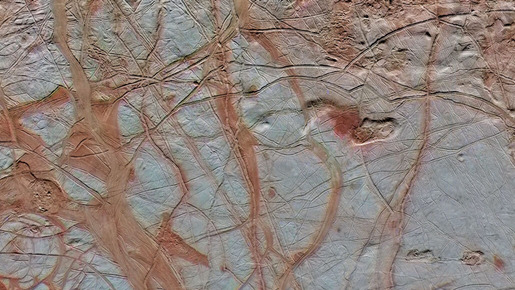
#> input picture main/europa_map/raw/resize_borvo_mensa.jpg, 515 x 290 px
$ jupyter execute --allow-errors hill_climb.ipynb   (older library calls are emulated)
#> lines starting #> are read from the running program, lines starting #| are printed output that depends on the picture
[cell 1]
import pandas as pd
import numpy as np

# Load dataset
#> (the rest of this cell did not finish here and is left out)

[cell 2]
# Fungsi ambil tetangga 8 arah (termasuk diagonal)
def get_all_neighbors(pos):
    i, j = pos
    directions = [
        (-1, -1), (-1, 0), (-1, 1),
        (0, -1),           (0, 1),
        (1, -1), (1, 0), (1, 1)
    ]
    neighbors = [(i + di, j + dj) for di, dj in directions]
    return [n for n in neighbors if n in grid]

# Fungsi hitung skor W/E
def get_score(current_pos, neighbor_pos):
    H1 = grid[current_pos]["H"]
    H2 = grid[neighbor_pos]["H"]
    S = H1 - H2

    if S > 1.5:
        return -np.inf  # Tidak aman → skip

    E = 1 + 1 * abs(S)
    W = grid[neighbor_pos]["W"]
    return W / E

[cell 3]
def hill_climbing_with_horizon(start, depth=3):
    if start not in grid:
        print(f"Titik {start} tidak ditemukan dalam dataset.")
        return [], []

    current = start
    path = [current]
    visited = set([start])

    energy = 500.0  # Energi awal rover
    energy_log = [energy]  # Simpan histori energi setelah setiap langkah

    def dfs(current_path, total_score, remaining_depth):
        current_node = current_path[-1]
        if remaining_depth == 0:
            return (total_score, current_path)

        best = (total_score, current_path)
        for neighbor in get_all_neighbors(current_node):
            if neighbor in current_path:
                continue
            score = get_score(current_node, neighbor)
            if score == -np.inf:
                continue
            result = dfs(current_path + [neighbor], total_score + score, remaining_depth - 1)
            if result[0] > best[0]:
                best = result
        return best

    while True:
        best_score = -np.inf
        best_path = None
        neighbors = get_all_neighbors(current)

        for neighbor in neighbors:
            if neighbor in visited:
                continue
            score = get_score(current, neighbor)
            if score == -np.inf:
                continue

            result_score, result_path = dfs([current, neighbor], score, depth - 1)

            if result_score > best_score:
                best_score = result_score
                best_path = result_path

        if best_path is None or best_path[1] in visited:
            break

        next_step = best_path[1]
        H1 = grid[current]["H"]
        H2 = grid[next_step]["H"]
        delta_energy = 1 + 1 * abs(H1 - H2)

        energy -= delta_energy
        if energy <= 0:
            print("Energi habis!")
            break

        current = next_step
        path.append(current)
        visited.add(current)
        energy_log.append(energy)

    return path, energy_log

[cell 4]
# Titik uji coba
test_points = [
    (270, 324),
    (10, 251),
    (205, 457),
]

# Jalankan algoritma untuk semua titik uji
#> (the rest of this cell did not finish here and is left out)

[cell 5]
import matplotlib.pyplot as plt
import cv2

# Muat gambar height map dan konversi ke grayscale
img = cv2.imread("europa_map/raw/resize_borvo_mensa.jpg")
#> img is the input picture: shape (290, 515, 3); mean B, G, R 123.2, 130.2, 143.8
gray = cv2.cvtColor(img, cv2.COLOR_BGR2GRAY)
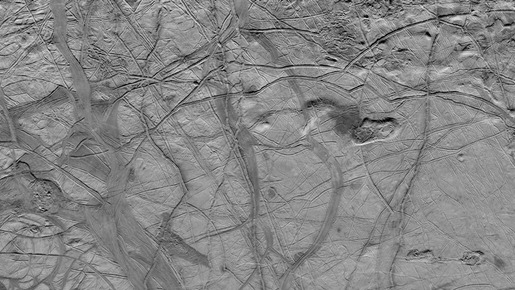
#> gray: shape (290, 515); min 0, max 245, mean 133.4
H_map = cv2.Sobel(gray, cv2.CV_64F, 1, 1, ksize=5)  # Representasi elevasi sederhana
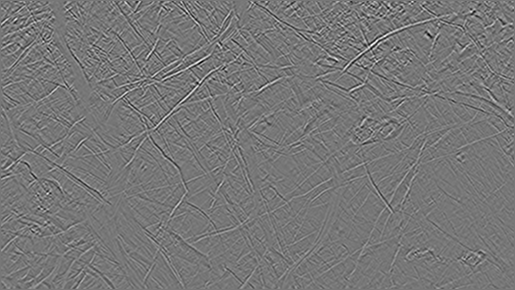
#> H_map: shape (290, 515) float64; min -1803, max 2046, mean 0; drawn with min black and max white

# Visualisasi jalur untuk semua titik uji coba
#> (the rest of this cell did not finish here and is left out)

$ run again, with main/europa_map/raw/GalileoE17.jpg copied over main/europa_map/raw/resize_borvo_mensa.jpg
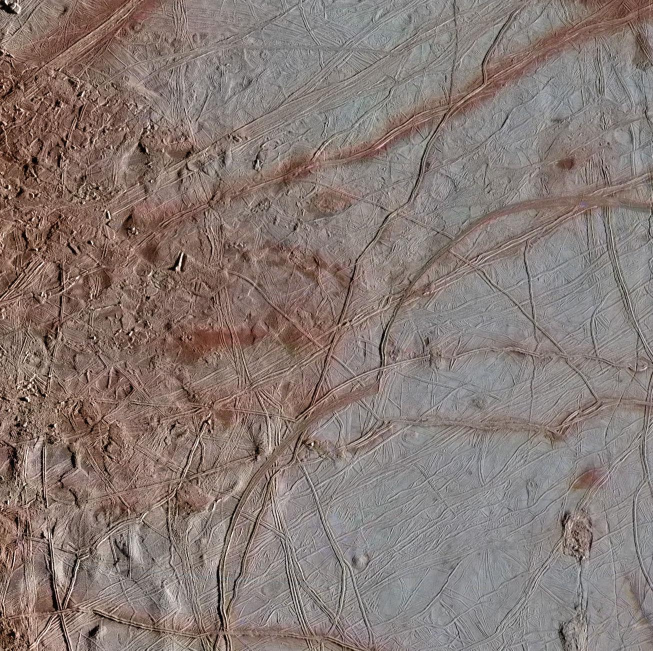
#> input picture main/europa_map/raw/GalileoE17.jpg, 1306 x 1301 px (shown at 1/2 size)
#> img is the input picture: shape (1301, 1306, 3); mean B, G, R 115.9, 121.1, 134.8
#> `gray = cv2.cvtColor(img, cv2.COLOR_BGR2GRAY)`:
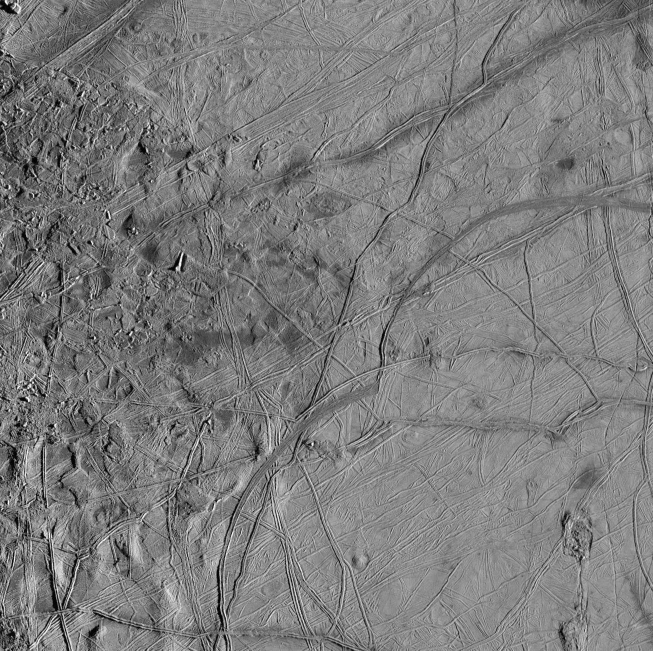
#> gray: shape (1301, 1306) (shown at 1/2 size); min 0, max 254, mean 124.6
#> `H_map = cv2.Sobel(gray, cv2.CV_64F, 1, 1, ksize=5)`:
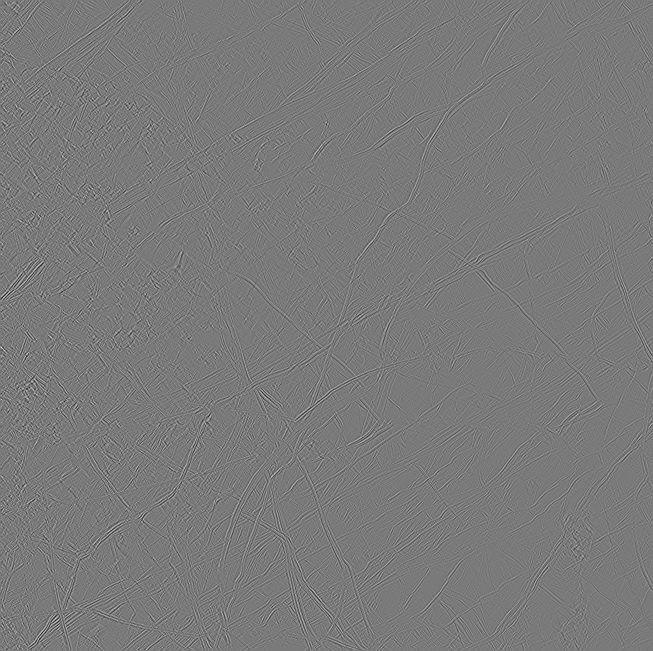
#> H_map: shape (1301, 1306) float64 (shown at 1/2 size); min -2949, max 3202, mean 0; drawn with min black and max white
